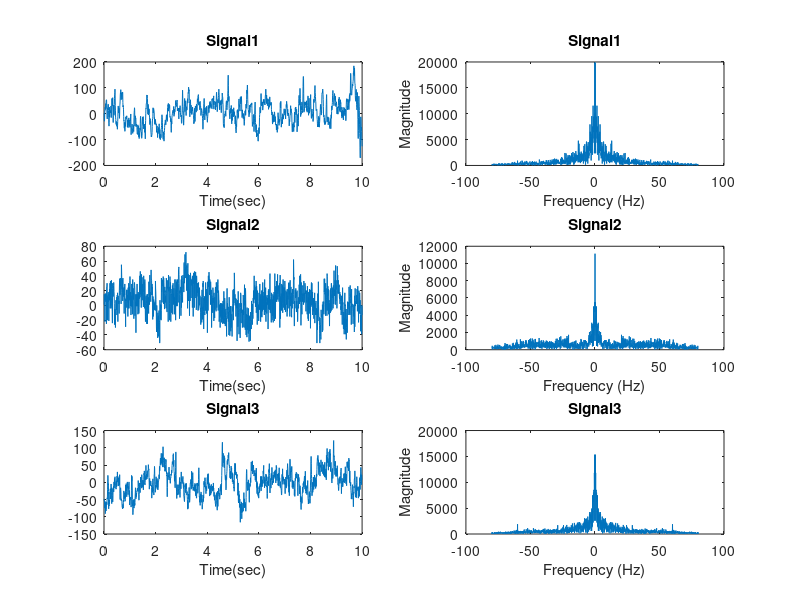
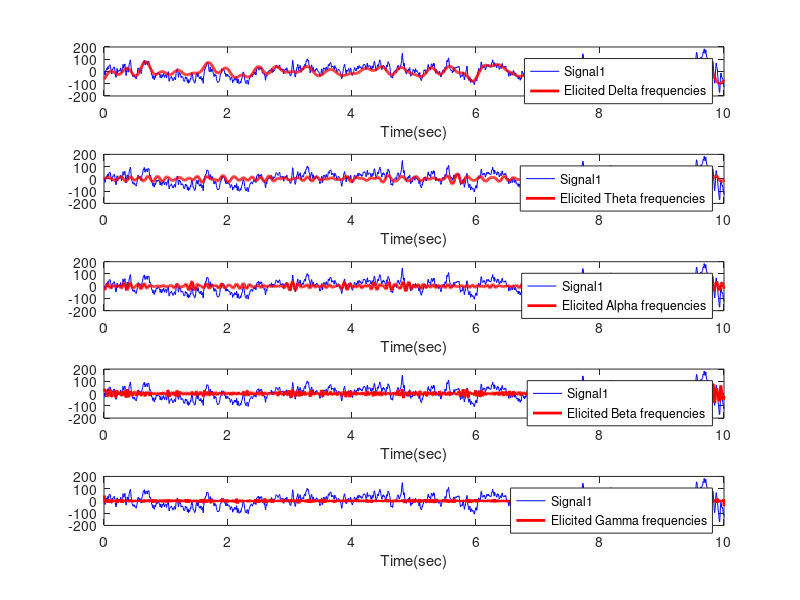
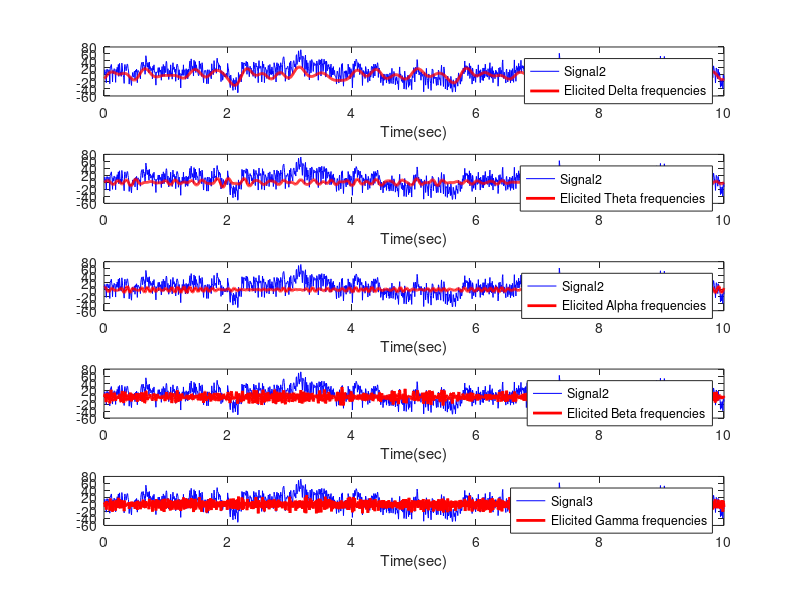
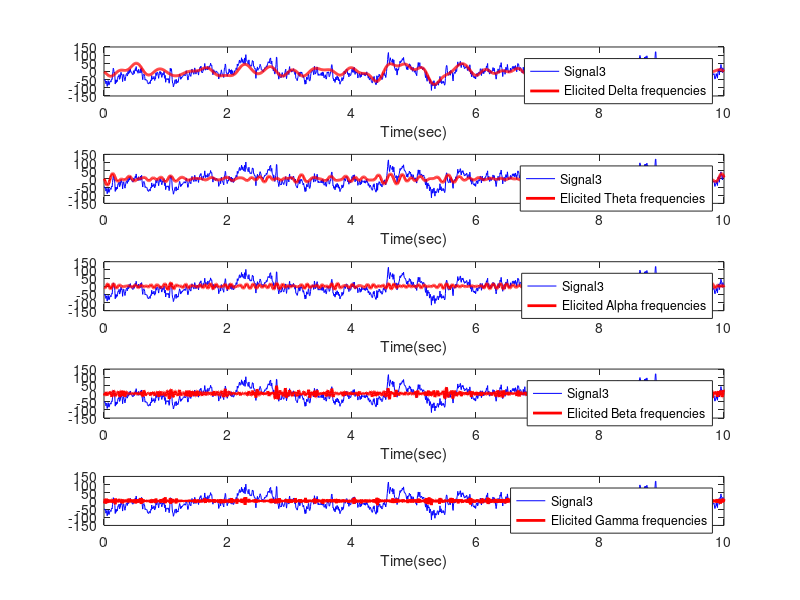

The MATLAB script that drew these images, in order:
%% Part4
%% 1)Plotting the selected signals
v1 = load('v1.mat');
v2 = load('v2.mat');
v3 = load('v3.mat');
Signal1 = v1.val(3,:);
Signal2 = v2.val(44,:);
Signal3 = v3.val(55,:);
[r,c] = size(Signal1);
% 1600/10 = 160 Hz
fs = 160;
t = (1:c)/fs;
f=linspace(-fs/2,fs/2,c);
figure(1)
%--------------First Signal
subplot(3,2,1)
plot(t,Signal1)
xlabel('Time(sec)')
title('Signal1')
subplot(3,2,2)
FFTSignal1 = fftshift(fft(Signal1));
plot(f,abs(FFTSignal1))
xlabel('Frequency (Hz)')
ylabel('Magnitude')
title('Signal1')
%--------------Second Signal
subplot(3,2,3)
plot(t,Signal2)
xlabel('Time(sec)')
title('Signal2')
subplot(3,2,4)
FFTSignal2 = fftshift(fft(Signal2));
plot(f,abs(FFTSignal2))
xlabel('Frequency (Hz)')
ylabel('Magnitude')
title('Signal2')
%--------------Third Signal
subplot(3,2,5)
plot(t,Signal3)
xlabel('Time(sec)')
title('Signal3')
subplot(3,2,6)
FFTSignal3 = fftshift(fft(Signal3));
plot(f,abs(FFTSignal3))
xlabel('Frequency (Hz)')
ylabel('Magnitude')
title('Signal3')
%% 2) Defining the frequency domain of neural signals
Delta = [0.5 4];
Theta = [4 8];
Alpha = [8 13];
Beta = [13 35];
Gamma = 35;
%% 3)For Signal1, figuring out if it is Delta, Theta, Alpha, Beta, or Gamma
figure(2)
%Delta
Newf = abs(f)>Delta(1) & abs(f)<Delta(2);
newFreq = Newf.*FFTSignal1;
DSignal = ifft(ifftshift(newFreq));
subplot(5,1,1)
plot(t,Signal1,'b')
hold on
plot(t,DSignal,'r','LineWidth',2)
xlabel('Time(sec)')
legend('Signal1','Elicited Delta frequencies')
%Theta
Newf = abs(f)>Theta(1) & abs(f)<Theta(2);
newFreq = Newf.*FFTSignal1;
TSignal = ifft(ifftshift(newFreq));
subplot(5,1,2)
plot(t,Signal1,'b')
hold on
plot(t,TSignal,'r','LineWidth',2)
xlabel('Time(sec)')
legend('Signal1','Elicited Theta frequencies')
%Alpha
Newf = abs(f)>Alpha(1) & abs(f)<Alpha(2);
newFreq = Newf.*FFTSignal1;
ASignal = ifft(ifftshift(newFreq));
subplot(5,1,3)
plot(t,Signal1,'b')
hold on
plot(t,ASignal,'r','LineWidth',2)
xlabel('Time(sec)')
legend('Signal1','Elicited Alpha frequencies')
%Beta
Newf = abs(f)>Beta(1) & abs(f)<Beta(2);
newFreq = Newf.*FFTSignal1;
BSignal = ifft(ifftshift(newFreq));
subplot(5,1,4)
plot(t,Signal1,'b')
hold on
plot(t,BSignal,'r','LineWidth',2)
xlabel('Time(sec)')
legend('Signal1','Elicited Beta frequencies')
%Gamma
Newf = abs(f)>Gamma;
newFreq = Newf.*FFTSignal1;
GSignal = ifft(ifftshift(newFreq));
subplot(5,1,5)
plot(t,Signal1,'b')
hold on
plot(t,GSignal,'r','LineWidth',2)
xlabel('Time(sec)')
legend('Signal1','Elicited Gamma frequencies')
%% For Signal2, figuring out if it is Delta, Theta, Alpha, Beta, or Gamma
figure(3)
%Delta
Newf = abs(f)>Delta(1) & abs(f)<Delta(2);
newFreq = Newf.*FFTSignal2;
DSignal = ifft(ifftshift(newFreq));
subplot(5,1,1)
plot(t,Signal2,'b')
hold on
plot(t,DSignal,'r','LineWidth',2)
xlabel('Time(sec)')
legend('Signal2','Elicited Delta frequencies')
%Theta
Newf = abs(f)>Theta(1) & abs(f)<Theta(2);
newFreq = Newf.*FFTSignal2;
TSignal = ifft(ifftshift(newFreq));
subplot(5,1,2)
plot(t,Signal2,'b')
hold on
plot(t,TSignal,'r','LineWidth',2)
xlabel('Time(sec)')
legend('Signal2','Elicited Theta frequencies')
%Alpha
Newf = abs(f)>Alpha(1) & abs(f)<Alpha(2);
newFreq = Newf.*FFTSignal2;
ASignal = ifft(ifftshift(newFreq));
subplot(5,1,3)
plot(t,Signal2,'b')
hold on
plot(t,ASignal,'r','LineWidth',2)
xlabel('Time(sec)')
legend('Signal2','Elicited Alpha frequencies')
%Beta
Newf = abs(f)>Beta(1) & abs(f)<Beta(2);
newFreq = Newf.*FFTSignal2;
BSignal = ifft(ifftshift(newFreq));
subplot(5,1,4)
plot(t,Signal2,'b')
hold on
plot(t,BSignal,'r','LineWidth',2)
xlabel('Time(sec)')
legend('Signal2','Elicited Beta frequencies')
%Gamma
Newf = abs(f)>Gamma;
newFreq = Newf.*FFTSignal2;
GSignal = ifft(ifftshift(newFreq));
subplot(5,1,5)
plot(t,Signal2,'b')
hold on
plot(t,GSignal,'r','LineWidth',2)
xlabel('Time(sec)')
legend('Signal3','Elicited Gamma frequencies')
%% For Signal3, figuring out if it is Delta, Theta, Alpha, Beta, or Gamma
figure(4)
%Delta
Newf = abs(f)>Delta(1) & abs(f)<Delta(2);
newFreq = Newf.*FFTSignal3;
DSignal = ifft(ifftshift(newFreq));
subplot(5,1,1)
plot(t,Signal3,'b')
hold on
plot(t,DSignal,'r','LineWidth',2)
xlabel('Time(sec)')
legend('Signal3','Elicited Delta frequencies')
%Theta
Newf = abs(f)>Theta(1) & abs(f)<Theta(2);
newFreq = Newf.*FFTSignal3;
TSignal = ifft(ifftshift(newFreq));
subplot(5,1,2)
plot(t,Signal3,'b')
hold on
plot(t,TSignal,'r','LineWidth',2)
xlabel('Time(sec)')
legend('Signal3','Elicited Theta frequencies')
%Alpha
Newf = abs(f)>Alpha(1) & abs(f)<Alpha(2);
newFreq = Newf.*FFTSignal3;
ASignal = ifft(ifftshift(newFreq));
subplot(5,1,3)
plot(t,Signal3,'b')
hold on
plot(t,ASignal,'r','LineWidth',2)
xlabel('Time(sec)')
legend('Signal3','Elicited Alpha frequencies')
%Beta
Newf = abs(f)>Beta(1) & abs(f)<Beta(2);
newFreq = Newf.*FFTSignal3;
BSignal = ifft(ifftshift(newFreq));
subplot(5,1,4)
plot(t,Signal3,'b')
hold on
plot(t,BSignal,'r','LineWidth',2)
xlabel('Time(sec)')
legend('Signal3','Elicited Beta frequencies')
%Gamma
Newf = abs(f)>Gamma;
newFreq = Newf.*FFTSignal3;
GSignal = ifft(ifftshift(newFreq));
subplot(5,1,5)
plot(t,Signal3,'b')
hold on
plot(t,GSignal,'r','LineWidth',2)
xlabel('Time(sec)')
legend('Signal3','Elicited Gamma frequencies')